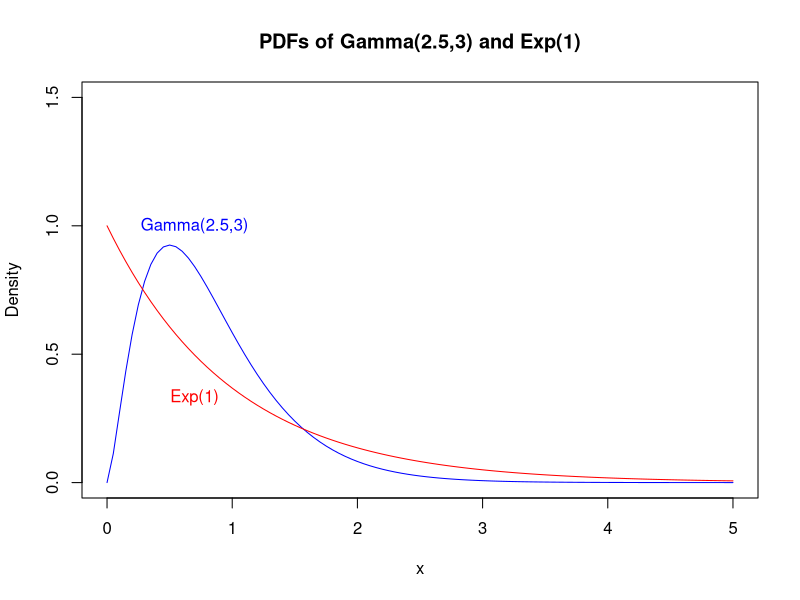
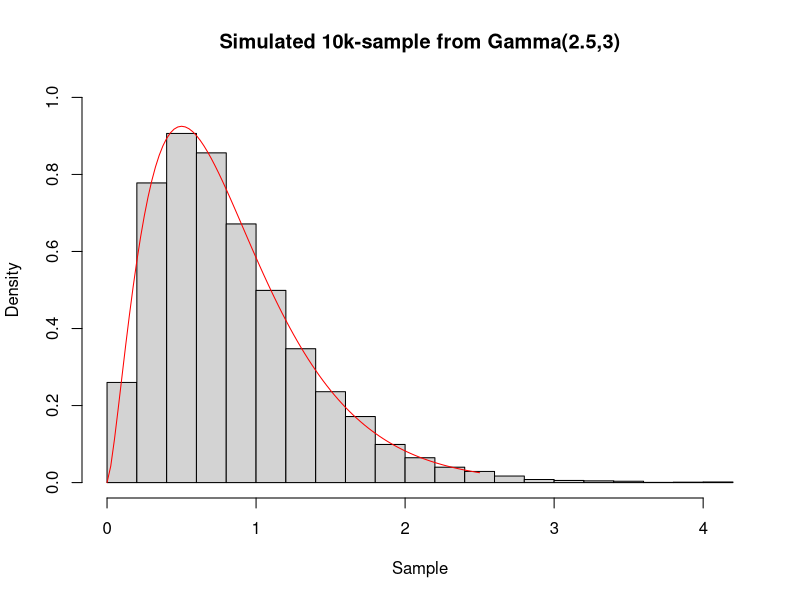

Generate these figures, in order, with R:
# ~~~~~~~~~~~~~~~~~~~~~~~~~~~~~~~~~~~~~~~~~~~~~~~~~~~~~~~~~~~~~~~~~~~~~~~~~~~~~~
# Gamma Distribution - Accept-Reject Algorithm                              ----
# ~~~~~~~~~~~~~~~~~~~~~~~~~~~~~~~~~~~~~~~~~~~~~~~~~~~~~~~~~~~~~~~~~~~~~~~~~~~~~~

# In this experiment, we would like to simulate observations from the 
# Gamma(2.5, 3) distribution (3 is a rate parameter), using the accept-reject
# algorithm.

# First of all, we create a function called dgam() that takes the following 
# three arguments:
# - x: the point of evaluation,
# - a: the shape parameter,
# - b: the rate parameter,
# and returns the density-up to a constant-of the Gamma(a, b) distribution,
# evaluated at x.
# The function returns 0 if x is not in the support.
dgam <- function(x, a = 2.5, b = 3) {
  ans <- numeric(length(x))
  ans[x >= 0] <- x[x >= 0] ^ (a - 1) * exp(-b * x[x >= 0])
  return(ans)
}

# The Exp(1) distribution seems like a good choice for the proposal, 
# since it shares the same support with the Gamma distribution family.
my_dexp <- function(x, rate = 1) {
  ans <- numeric(length(x))
  ans[x >= 0] <- rate * exp(-rate * x[x >= 0])
  ans
}
curve(dgamma(x, 2.5, 3), from = 0, to = 5, main = "PDFs of Gamma(2.5,3) and Exp(1)",
      ylim = c(0, 1.5), ylab = "Density", col = "blue")
curve(my_dexp, from = 0, to = 5, col = "red", add = TRUE)
text(0.7, 1, "Gamma(2.5,3)", col = "blue")
text(0.7, 0.33, "Exp(1)", col = "red")

# We calculate the acceptance probability 1/M (using pen and paper).
xstar <- .75
Mstar <- exp(1.5 * log(xstar) - 2 * xstar)
c_f <- 3 ^ 2.5 / gamma(2.5)
M <- c_f * Mstar
accprob <- 1 / M
accprob

# We implement the accept-reject algorithm to simulate n = 10000 observations 
# from the Gamma(2.5, 3) distribution.
accrej <- function(size) {
  sam <- numeric(size)
  attempts <- 0
  for (i in seq_along(sam)) {
    acc <- F
    while (!acc) {
      attempts <- attempts + 1
      y <- rexp(1)
      u <- runif(1)
      if (u <= dgamma(y, 2.5, 3) / (M * dexp(y))) {
        acc <- T
        sam[i] <- y
      }
    }
  }
  accprob_est <- size / attempts
  list(sam = sam, accprob_est = accprob_est)
}
n <- 1e4
sim <- accrej(n)
s <- sim$sam

# We plot a histogram of a sample, along with a density curve.
hist(s, freq = F, xlab = "Sample",
     main = "Simulated 10k-sample from Gamma(2.5,3)", ylim = c(0, 1))
curve(dgamma(x, 2.5, 3), from = 0, to = 2.5, col = "red", add = T)
